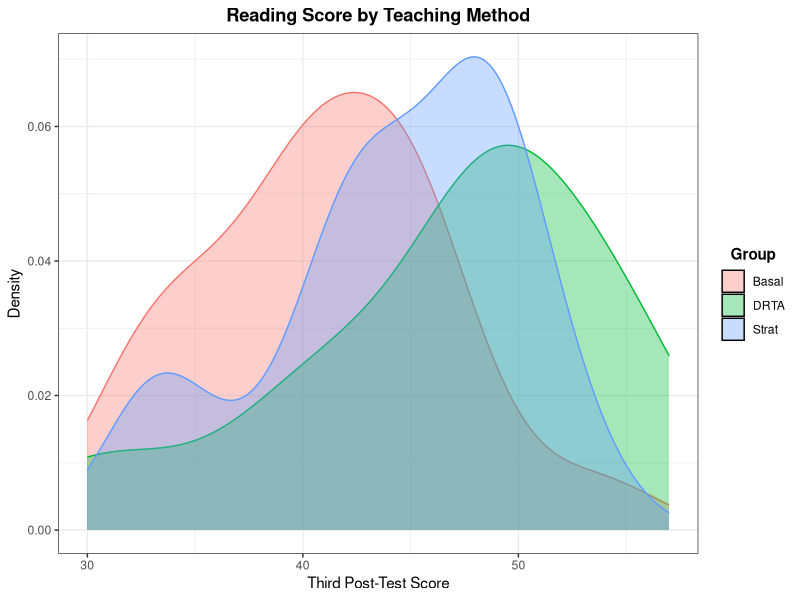
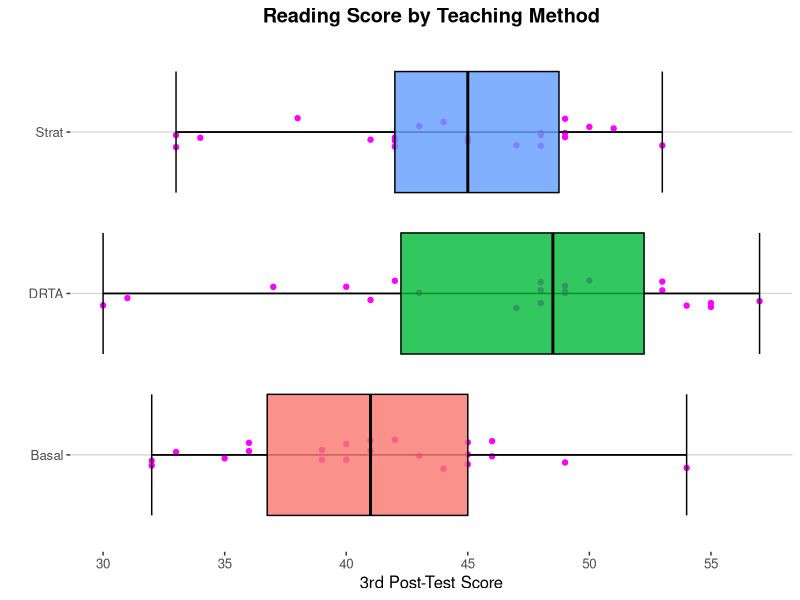
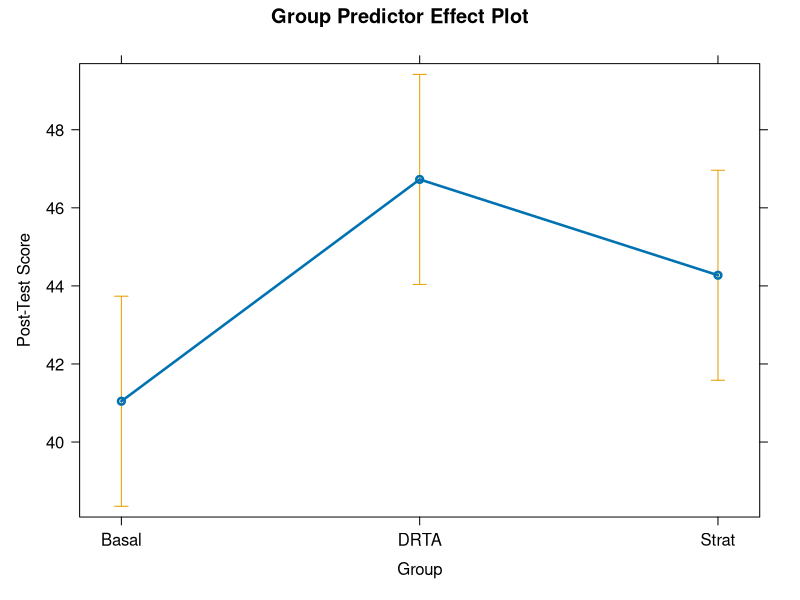

Write the R code that produced these figures, in order.
# Load Packages & Data ----------------------------------------------------

library(dplyr)
library(ggplot2)
library(ggthemes)
library(car)
library(effects)
library(emmeans)

df <-
        as.data.frame(read.csv("./data/Baumann.csv")) |>
        select(group, post.test.3) |>
        rename(post_test = post.test.3)

# Exploring the Data ------------------------------------------------------

summary(df)

# all groups have the same number of observations
xtabs( ~ group, df)



# Density Curves by Group -------------------------------------------------

ggplot(data = df,
       mapping = aes(x = post_test,
                     fill = group, col = group)) +
        geom_density(alpha = .35) +
        labs(title = "Reading Score by Teaching Method",
             x = "Third Post-Test Score",
             y = "Density",
             fill = "Group") +
        theme_bw() +
        theme(
                plot.title = element_text(face = "bold", hjust = .5),
                legend.title = element_text(face = "bold"),
                legend.title.align = .5
        ) + guides(col = "none")


# Boxplots by Group -------------------------------------------------------

ggplot(data = df,
       mapping = aes(x = post_test,
                     y = group, fill = group)) +
        geom_jitter(col = "magenta", width = 0,
                    height = 0.10) +
        stat_boxplot(geom = "errorbar") +
        geom_boxplot(col = "black", alpha = .8) +
        scale_x_continuous(breaks = seq(30, 60, by = 5)) +
        labs(title = "Reading Score by Teaching Method",
             x = "3rd Post-Test Score",
             y = "") +
        theme_hc() +
        theme(
                plot.title = element_text(face = "bold", hjust = .5),
                legend.position = "none"
        )


# Fitting a One-Way ANOVA Linear Regression -------------------------------

# The coefficients are the estimates for the difference in means
# with respect to the reference category
fit_anova <-
        lm(
                post_test ~ group,
                data = df
        )

fit_summary <-
        S(fit_anova)

fit <-
        list(
                "anova" = fit_anova,
                "summary" = fit_summary
        )
        
rm(list=c("fit_anova", "fit_summary"))

# Running an ANOVA Test on the Linear Model -------------------------------

# H0: identical means between groups
# H1: at least one pair of means have a considerable difference
aov_fit <-
        aov(formula = post_test ~ group, data = df)

# There's a significant difference between groups, the p-value for the
# test is less than the significance level (5%)
anova(aov_fit)

# Tukey's Honestly Significant Difference
# The Difference between DRTA-Basal is statistically significant
# at a 95% confidence level
tukey <-
        TukeyHSD(aov_fit)

# Computing the Estimated Marginal Means ----------------------------------

means <-
        emmeans(fit$anova, pairwise ~ group)


fit$emmeans <-
        means$emmeans

# only the difference in means between Basal & DRTA is significantly
# different from zero, with a p-value of less than 0.05
fit$diffs <-
        means$contrasts

rm("means")


# Plotting Predictor Effects of the ANOVA Test -----------------------------

plot(predictorEffects(fit$anova),
     main = "Group Predictor Effect Plot",
     xlab = "Group",
     ylab = "Post-Test Score",
     confint=list(style = "bars"),
     lwd = 2.5)
